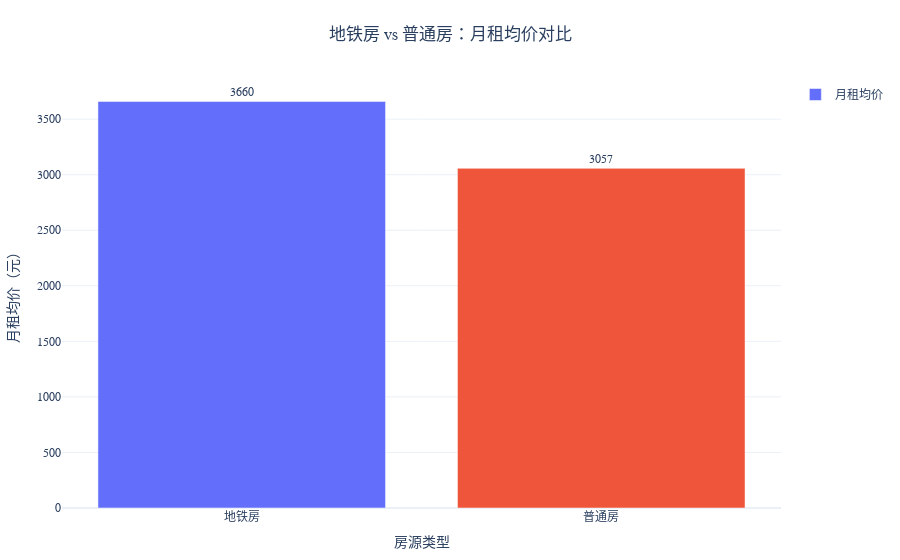

Source (notebook cell):
### Code cell
fig2 = viz.plot_subway_premium()
fig2.show()

### Figure 1 — Plotly figure (JSON) as saved in the notebook; plotly's stock layout.template omitted (floating-point values rounded to 4 significant figures)
{"data": [{"marker": {"color": ["#636EFA", "#EF553B"]}, "name": "月租均价", "text": [3660.0, 3057.0], "textposition": "outside", "x": ["地铁房", "普通房"], "y": [3660.0, 3057.0], "type": "bar"}], "layout": {"xaxis": {"title": {"text": "房源类型"}}, "yaxis": {"title": {"text": "月租均价（元）"}}, "title": {"text": "地铁房 vs 普通房：月租均价对比", "x": 0.5, "y": 0.95, "xanchor": "center", "yanchor": "top"}, "font": {"family": "Microsoft YaHei", "size": 12}, "margin": {"l": 40, "r": 40, "t": 80, "b": 40}, "showlegend": true}}
